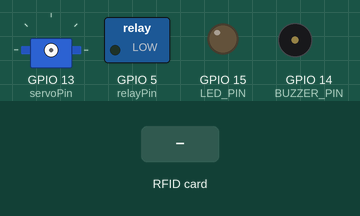
Recording of a sketch running on a simulated ESP32. Shown: servo, switched loads named in the sketch (green lamp = pin HIGH), output pins drawn as LEDs (lit = HIGH), buzzer (waves = sounding, pin HIGH). Inputs (shaded band) come from the test bench. WiFi joins after 1.5 s; servers stay silent unless stated; no MQTT or app messages arrive unless stated; what the sketch prints to the serial monitor is not drawn.

Above: at 0.0 s.
At 6.0 s:
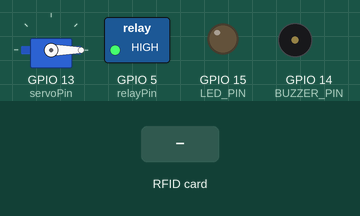
6.1 s: RFID card EF 27 1E 1E held to the reader
At 6.6 s:
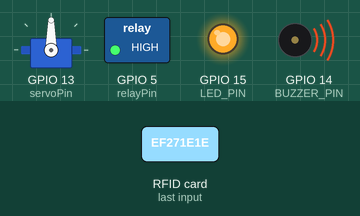
Timing chart, 0 to 12.6 s (numbered marks = the images above; inputs shaded):
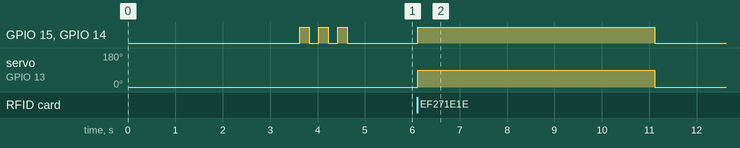

Measured:
- after the input at 6.1 s, GPIO 15 (LED_PIN), GPIO 14 (BUZZER_PIN): LOW → HIGH at once, → LOW 5.0 s later; servo on GPIO 13 (servoPin): 0° → 90° at once, → 0° 5.0 s later

The sketch:

Door_lock.ino
```cpp
#include <SPI.h>
#include <MFRC522.h>
#include <ESP32Servo.h>
#include <WiFi.h>
#include <PubSubClient.h>

// WiFi credentials
const char* ssid = "POCOM3";      // Replace with your WiFi name
const char* password = "tishan1203";  // Replace with your WiFi password

// MQTT Broker settings (local Mosquitto)
const char* mqtt_server = "10.190.120.135";  // Replace with your computer's IP
const int mqtt_port = 1883;
// Remove username/password for local testing
const char* mqtt_topic_unlock = "door/unlock";
const char* mqtt_topic_status = "door/status";
const char* mqtt_topic_light = "light/control";  // New topic for LED strip

// Relay setup for LED strips
const int relayPin = 5;  // D27 (GPIO27) for relay (active-low)

// Servo setup
Servo myServo;
const int servoPin = 13;        // D13 (GPIO13) for servo
const int minPulseWidth = 500;  // 0.5 ms for 0 degrees
const int maxPulseWidth = 2500; // 2.5 ms for 180 degrees

// RFID setup
#define RST_PIN 22              // D22 (GPIO22) for RFID reset
#define SS_PIN 18               // D18 (GPIO18) for RFID SS
MFRC522 mfrc522(SS_PIN, RST_PIN);

// LED and Buzzer setup
#define LED_PIN 15              // D15 (GPIO15) for LED
#define BUZZER_PIN 14           // D14 (GPIO14) for buzzer

// MQTT client
WiFiClient espClient;
PubSubClient client(espClient);

// Authorized UID (replace with your card's UID)
byte authorizedUID[] = {0xEF, 0x27, 0x1E, 0x1E};

void setup() {
  Serial.begin(115200);
  delay(2000);

  // Connect to WiFi
  WiFi.begin(ssid, password);
  Serial.print("Connecting to WiFi");
  while (WiFi.status() != WL_CONNECTED) {
    delay(500);
    Serial.print(".");
  }
  Serial.println();
  Serial.println("✓ WiFi connected! IP: " + WiFi.localIP().toString());

  // Connect to MQTT
  client.setServer(mqtt_server, mqtt_port);
  client.setCallback(mqttCallback);
  reconnectMQTT();
  client.subscribe(mqtt_topic_unlock);
  client.subscribe(mqtt_topic_light);  // Subscribe to light control

  // Initialize Relay for LED strips
  pinMode(relayPin, OUTPUT);
  digitalWrite(relayPin, HIGH);  // Relay OFF (active-low)
  Serial.println("✓ Relay initialized (LED strips OFF)");

  // Initialize SPI and RFID
  SPI.begin(19, 21, 23, SS_PIN); // SPI: SCK=D19, MISO=D21, MOSI=D23, SS=D18
  mfrc522.PCD_Init();
  Serial.println("===================");
  Serial.println("ESP32 + RFID + Web App + Servo + LED + Buzzer + LED Strips");
  Serial.println("===================");

  // Initialize LED
  pinMode(LED_PIN, OUTPUT);
  digitalWrite(LED_PIN, LOW);
  Serial.println("✓ LED initialized (OFF)");

  // Initialize Buzzer
  pinMode(BUZZER_PIN, OUTPUT);
  digitalWrite(BUZZER_PIN, LOW);
  Serial.println("✓ Buzzer initialized (OFF)");

  // Initialize Servo
  myServo.attach(servoPin, minPulseWidth, maxPulseWidth);
  myServo.setPeriodHertz(50);
  myServo.writeMicroseconds(map(0, 0, 180, minPulseWidth, maxPulseWidth)); // Start at 0° (closed)
  Serial.println("✓ Servo initialized at 0 degrees (closed)");

  Serial.println("System Ready. Place RFID card or use web app to unlock or control lights...");
  publishStatus("locked");

  // Startup indicator
  for (int i = 0; i < 3; i++) {
    digitalWrite(LED_PIN, HIGH);
    digitalWrite(BUZZER_PIN, HIGH);
    delay(200);
    digitalWrite(LED_PIN, LOW);
    digitalWrite(BUZZER_PIN, LOW);
    delay(200);
  }
}

void loop() {
  if (!client.connected()) {
    reconnectMQTT();
  }
  client.loop();

  if (mfrc522.PICC_IsNewCardPresent() && mfrc522.PICC_ReadCardSerial()) {
    Serial.print("Card UID: ");
    for (byte i = 0; i < mfrc522.uid.size; i++) {
      Serial.print(mfrc522.uid.uidByte[i] < 0x10 ? " 0" : " ");
      Serial.print(mfrc522.uid.uidByte[i], HEX);
    }
    Serial.println();

    if (isAuthorized(mfrc522.uid.uidByte, mfrc522.uid.size)) {
      Serial.println("✅ RFID Authorized! ACCESS GRANTED");
      grantAccess();
    } else {
      Serial.println("❌ RFID Unauthorized! ACCESS DENIED");
      denyAccess();
    }
    mfrc522.PICC_HaltA();
    delay(1000);
  }
}

void mqttCallback(char* topic, byte* payload, unsigned int length) {
  String message;
  for (int i = 0; i < length; i++) {
    message += (char)payload[i];
  }
  Serial.println("MQTT Message received on topic: " + String(topic) + " | Message: " + message);

  if (String(topic) == mqtt_topic_unlock && message == "unlock") {
    Serial.println("✅ Web App Unlock! ACCESS GRANTED");
    grantAccess();
  } else if (String(topic) == mqtt_topic_light) {
    if (message == "on") {
      digitalWrite(relayPin, LOW);  // Relay ON (active-low)
      Serial.println("LED Strips ON");
    } else if (message == "off") {
      digitalWrite(relayPin, HIGH); // Relay OFF
      Serial.println("LED Strips OFF");
    }
  }
}

void reconnectMQTT() {
  while (!client.connected()) {
    Serial.print("Attempting MQTT connection...");
    if (client.connect("ESP32DoorLock")) {
      Serial.println("✓ Connected to MQTT!");
      client.subscribe(mqtt_topic_unlock);
      client.subscribe(mqtt_topic_light);
    } else {
      Serial.print(" failed, rc=");
      Serial.print(client.state());
      Serial.println(" retry in 5 seconds");
      delay(5000);
    }
  }
}

void publishStatus(const char* status) {
  client.publish(mqtt_topic_status, status);
}

bool isAuthorized(byte *uid, byte uidSize) {
  if (uidSize != sizeof(authorizedUID)) return false;
  for (byte i = 0; i < uidSize; i++) {
    if (uid[i] != authorizedUID[i]) return false;
  }
  return true;
}

void grantAccess() {
  Serial.println("🟢 LED ON, Buzzer long beep, Servo to 90° (open)");
  digitalWrite(LED_PIN, HIGH);
  digitalWrite(BUZZER_PIN, HIGH);
  int pulseWidth = map(90, 0, 180, minPulseWidth, maxPulseWidth);
  myServo.writeMicroseconds(pulseWidth);
  publishStatus("unlocked");

  delay(5000);

  digitalWrite(LED_PIN, LOW);
  digitalWrite(BUZZER_PIN, LOW);
  pulseWidth = map(0, 0, 180, minPulseWidth, maxPulseWidth);
  myServo.writeMicroseconds(pulseWidth);
  publishStatus("locked");
  Serial.println("🔴 LED OFF, Buzzer OFF, Servo back to 0° (closed)");
}

void denyAccess() {
  Serial.println("🔴 Access Denied - LED blinking, Buzzer beeping 3 times, Servo stays at 0°");
  for (int i = 0; i < 3; i++) {
    digitalWrite(LED_PIN, HIGH);
    digitalWrite(BUZZER_PIN, HIGH);
    delay(100);
    digitalWrite(LED_PIN, LOW);
    digitalWrite(BUZZER_PIN, LOW);
    delay(100);
  }
}
```
